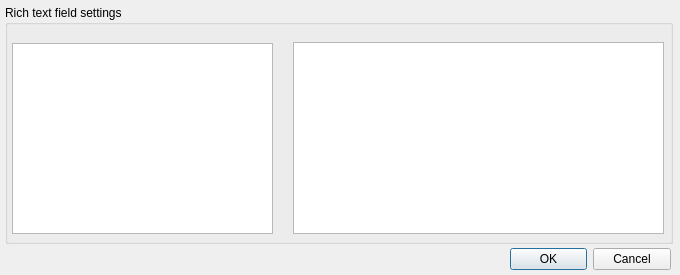
<?xml version="1.0" encoding="UTF-8"?>
<ui version="4.0">
 <class>Dialog</class>
 <widget class="QDialog" name="Dialog">
  <property name="windowModality">
   <enum>Qt::NonModal</enum>
  </property>
  <property name="geometry">
   <rect>
    <x>0</x>
    <y>0</y>
    <width>680</width>
    <height>275</height>
   </rect>
  </property>
  <property name="sizePolicy">
   <sizepolicy hsizetype="Fixed" vsizetype="Fixed">
    <horstretch>0</horstretch>
    <verstretch>0</verstretch>
   </sizepolicy>
  </property>
  <property name="minimumSize">
   <size>
    <width>680</width>
    <height>275</height>
   </size>
  </property>
  <property name="maximumSize">
   <size>
    <width>680</width>
    <height>275</height>
   </size>
  </property>
  <property name="font">
   <font>
    <family>Segoe UI</family>
   </font>
  </property>
  <property name="windowTitle">
   <string>Rich text field properties</string>
  </property>
  <property name="windowIcon">
   <iconset>
    <normaloff>Icon_SystemLabDesigner.bmp</normaloff>Icon_SystemLabDesigner.bmp</iconset>
  </property>
  <property name="modal">
   <bool>true</bool>
  </property>
  <widget class="QDialogButtonBox" name="buttonBox">
   <property name="geometry">
    <rect>
     <x>510</x>
     <y>243</y>
     <width>161</width>
     <height>32</height>
    </rect>
   </property>
   <property name="sizePolicy">
    <sizepolicy hsizetype="Fixed" vsizetype="Fixed">
     <horstretch>0</horstretch>
     <verstretch>0</verstretch>
    </sizepolicy>
   </property>
   <property name="contextMenuPolicy">
    <enum>Qt::NoContextMenu</enum>
   </property>
   <property name="orientation">
    <enum>Qt::Horizontal</enum>
   </property>
   <property name="standardButtons">
    <set>QDialogButtonBox::Cancel|QDialogButtonBox::Ok</set>
   </property>
  </widget>
  <widget class="QGroupBox" name="groupBox">
   <property name="geometry">
    <rect>
     <x>5</x>
     <y>5</y>
     <width>668</width>
     <height>239</height>
    </rect>
   </property>
   <property name="title">
    <string>Rich text field settings</string>
   </property>
   <widget class="QTextBrowser" name="textBrowser">
    <property name="geometry">
     <rect>
      <x>7</x>
      <y>38</y>
      <width>261</width>
      <height>191</height>
     </rect>
    </property>
    <property name="html">
     <string>&lt;!DOCTYPE HTML PUBLIC &quot;-//W3C//DTD HTML 4.0//EN&quot; &quot;http://www.w3.org/TR/REC-html40/strict.dtd&quot;&gt;
&lt;html&gt;&lt;head&gt;&lt;meta name=&quot;qrichtext&quot; content=&quot;1&quot; /&gt;&lt;style type=&quot;text/css&quot;&gt;
p, li { white-space: pre-wrap; }
&lt;/style&gt;&lt;/head&gt;&lt;body style=&quot; font-family:'Segoe UI'; font-size:8.25pt; font-weight:400; font-style:normal;&quot;&gt;
&lt;p style=&quot;-qt-paragraph-type:empty; margin-top:0px; margin-bottom:0px; margin-left:0px; margin-right:0px; -qt-block-indent:0; text-indent:0px; font-family:'Segoe UI';&quot;&gt;&lt;br /&gt;&lt;/p&gt;&lt;/body&gt;&lt;/html&gt;</string>
    </property>
    <property name="textInteractionFlags">
     <set>Qt::LinksAccessibleByKeyboard|Qt::LinksAccessibleByMouse|Qt::TextBrowserInteraction|Qt::TextEditable|Qt::TextEditorInteraction|Qt::TextSelectableByKeyboard|Qt::TextSelectableByMouse</set>
    </property>
    <property name="openExternalLinks">
     <bool>true</bool>
    </property>
   </widget>
   <widget class="QTextEdit" name="textEdit">
    <property name="geometry">
     <rect>
      <x>288</x>
      <y>37</y>
      <width>371</width>
      <height>192</height>
     </rect>
    </property>
   </widget>
  </widget>
 </widget>
 <resources/>
 <connections>
  <connection>
   <sender>buttonBox</sender>
   <signal>accepted()</signal>
   <receiver>Dialog</receiver>
   <slot>accept()</slot>
   <hints>
    <hint type="sourcelabel">
     <x>248</x>
     <y>254</y>
    </hint>
    <hint type="destinationlabel">
     <x>157</x>
     <y>274</y>
    </hint>
   </hints>
  </connection>
  <connection>
   <sender>buttonBox</sender>
   <signal>rejected()</signal>
   <receiver>Dialog</receiver>
   <slot>reject()</slot>
   <hints>
    <hint type="sourcelabel">
     <x>316</x>
     <y>260</y>
    </hint>
    <hint type="destinationlabel">
     <x>286</x>
     <y>274</y>
    </hint>
   </hints>
  </connection>
 </connections>
</ui>
